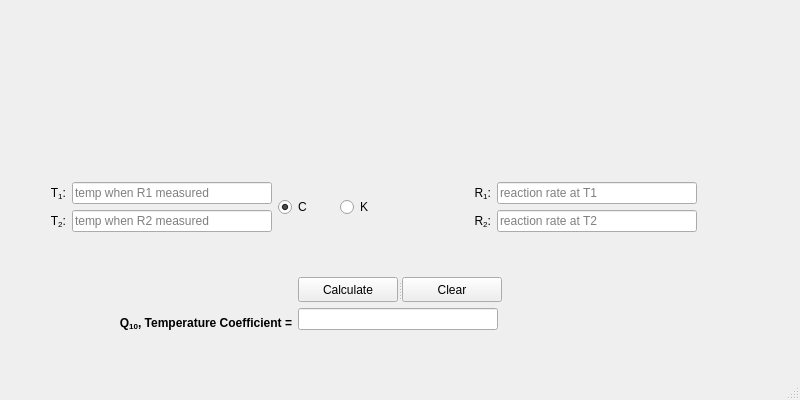
<?xml version="1.0" encoding="UTF-8"?>
<ui version="4.0">
 <class>TempcoWindow</class>
 <widget class="QMainWindow" name="TempcoWindow">
  <property name="geometry">
   <rect>
    <x>0</x>
    <y>0</y>
    <width>800</width>
    <height>400</height>
   </rect>
  </property>
  <property name="windowTitle">
   <string>Temperature Coefficient</string>
  </property>
  <widget class="QWidget" name="centralwidget">
   <layout class="QGridLayout" name="gridLayout_4">
    <item row="0" column="0" colspan="2">
     <widget class="QLabel" name="label">
      <property name="enabled">
       <bool>true</bool>
      </property>
      <property name="maximumSize">
       <size>
        <width>16777215</width>
        <height>89</height>
       </size>
      </property>
      <property name="sizeIncrement">
       <size>
        <width>0</width>
        <height>0</height>
       </size>
      </property>
      <property name="baseSize">
       <size>
        <width>0</width>
        <height>0</height>
       </size>
      </property>
      <property name="pixmap">
       <pixmap resource="resources.qrc">:/resources/logo.png</pixmap>
      </property>
      <property name="scaledContents">
       <bool>false</bool>
      </property>
      <property name="alignment">
       <set>Qt::AlignCenter</set>
      </property>
      <property name="wordWrap">
       <bool>false</bool>
      </property>
     </widget>
    </item>
    <item row="1" column="0">
     <layout class="QGridLayout" name="gridLayout_2">
      <item row="0" column="0">
       <widget class="QLabel" name="label_2">
        <property name="text">
         <string>&lt;html&gt;&lt;head/&gt;&lt;body&gt;&lt;p&gt;T&lt;span style=&quot; vertical-align:sub;&quot;&gt;1&lt;/span&gt;:&lt;/p&gt;&lt;/body&gt;&lt;/html&gt;</string>
        </property>
        <property name="alignment">
         <set>Qt::AlignRight|Qt::AlignTrailing|Qt::AlignVCenter</set>
        </property>
       </widget>
      </item>
      <item row="0" column="1">
       <widget class="QLineEdit" name="t_1">
        <property name="minimumSize">
         <size>
          <width>200</width>
          <height>0</height>
         </size>
        </property>
        <property name="maximumSize">
         <size>
          <width>200</width>
          <height>16777215</height>
         </size>
        </property>
        <property name="inputMask">
         <string/>
        </property>
        <property name="text">
         <string/>
        </property>
        <property name="placeholderText">
         <string>temp when R1 measured</string>
        </property>
       </widget>
      </item>
      <item row="0" column="2" rowspan="2">
       <widget class="QRadioButton" name="celsius1">
        <property name="focusPolicy">
         <enum>Qt::StrongFocus</enum>
        </property>
        <property name="text">
         <string>C</string>
        </property>
        <property name="checked">
         <bool>true</bool>
        </property>
       </widget>
      </item>
      <item row="0" column="3" rowspan="2">
       <widget class="QRadioButton" name="kelvin1">
        <property name="text">
         <string>K</string>
        </property>
        <property name="checked">
         <bool>false</bool>
        </property>
        <property name="autoExclusive">
         <bool>true</bool>
        </property>
       </widget>
      </item>
      <item row="1" column="0">
       <widget class="QLabel" name="label_3">
        <property name="text">
         <string>&lt;html&gt;&lt;head/&gt;&lt;body&gt;&lt;p&gt;T&lt;span style=&quot; vertical-align:sub;&quot;&gt;2&lt;/span&gt;:&lt;/p&gt;&lt;/body&gt;&lt;/html&gt;</string>
        </property>
        <property name="alignment">
         <set>Qt::AlignRight|Qt::AlignTrailing|Qt::AlignVCenter</set>
        </property>
       </widget>
      </item>
      <item row="1" column="1">
       <widget class="QLineEdit" name="t_2">
        <property name="minimumSize">
         <size>
          <width>200</width>
          <height>0</height>
         </size>
        </property>
        <property name="maximumSize">
         <size>
          <width>200</width>
          <height>16777215</height>
         </size>
        </property>
        <property name="placeholderText">
         <string>temp when R2 measured</string>
        </property>
       </widget>
      </item>
     </layout>
    </item>
    <item row="1" column="1">
     <layout class="QGridLayout" name="gridLayout_3">
      <item row="0" column="0">
       <widget class="QLabel" name="label_4">
        <property name="text">
         <string>&lt;html&gt;&lt;head/&gt;&lt;body&gt;&lt;p&gt;R&lt;span style=&quot; vertical-align:sub;&quot;&gt;1&lt;/span&gt;:&lt;/p&gt;&lt;/body&gt;&lt;/html&gt;</string>
        </property>
        <property name="alignment">
         <set>Qt::AlignRight|Qt::AlignTrailing|Qt::AlignVCenter</set>
        </property>
       </widget>
      </item>
      <item row="0" column="1">
       <widget class="QLineEdit" name="r_1">
        <property name="minimumSize">
         <size>
          <width>200</width>
          <height>0</height>
         </size>
        </property>
        <property name="maximumSize">
         <size>
          <width>200</width>
          <height>16777215</height>
         </size>
        </property>
        <property name="inputMask">
         <string/>
        </property>
        <property name="text">
         <string/>
        </property>
        <property name="placeholderText">
         <string>reaction rate at T1</string>
        </property>
       </widget>
      </item>
      <item row="0" column="2">
       <widget class="QLabel" name="label_7">
        <property name="text">
         <string/>
        </property>
       </widget>
      </item>
      <item row="1" column="0">
       <widget class="QLabel" name="label_8">
        <property name="text">
         <string>&lt;html&gt;&lt;head/&gt;&lt;body&gt;&lt;p&gt;R&lt;span style=&quot; vertical-align:sub;&quot;&gt;2&lt;/span&gt;:&lt;/p&gt;&lt;/body&gt;&lt;/html&gt;</string>
        </property>
        <property name="alignment">
         <set>Qt::AlignRight|Qt::AlignTrailing|Qt::AlignVCenter</set>
        </property>
       </widget>
      </item>
      <item row="1" column="1">
       <widget class="QLineEdit" name="r_2">
        <property name="minimumSize">
         <size>
          <width>200</width>
          <height>0</height>
         </size>
        </property>
        <property name="maximumSize">
         <size>
          <width>200</width>
          <height>16777215</height>
         </size>
        </property>
        <property name="placeholderText">
         <string>reaction rate at T2</string>
        </property>
       </widget>
      </item>
      <item row="1" column="2">
       <widget class="QLabel" name="label_9">
        <property name="text">
         <string/>
        </property>
       </widget>
      </item>
     </layout>
    </item>
    <item row="2" column="0" colspan="2">
     <layout class="QGridLayout" name="gridLayout">
      <item row="0" column="1">
       <widget class="QSplitter" name="splitter">
        <property name="orientation">
         <enum>Qt::Horizontal</enum>
        </property>
        <widget class="QPushButton" name="calculate">
         <property name="maximumSize">
          <size>
           <width>100</width>
           <height>25</height>
          </size>
         </property>
         <property name="whatsThis">
          <string>&lt;html&gt;&lt;head/&gt;&lt;body&gt;&lt;p&gt;Click to calculate the equilibrum potential.&lt;/p&gt;&lt;/body&gt;&lt;/html&gt;</string>
         </property>
         <property name="text">
          <string>Calculate</string>
         </property>
        </widget>
        <widget class="QPushButton" name="clear">
         <property name="maximumSize">
          <size>
           <width>100</width>
           <height>25</height>
          </size>
         </property>
         <property name="whatsThis">
          <string>&lt;html&gt;&lt;head/&gt;&lt;body&gt;&lt;p&gt;Click to calculate the equilibrum potential.&lt;/p&gt;&lt;/body&gt;&lt;/html&gt;</string>
         </property>
         <property name="text">
          <string>Clear</string>
         </property>
        </widget>
       </widget>
      </item>
      <item row="1" column="0">
       <widget class="QLabel" name="label_6">
        <property name="minimumSize">
         <size>
          <width>0</width>
          <height>0</height>
         </size>
        </property>
        <property name="text">
         <string>&lt;html&gt;&lt;head/&gt;&lt;body&gt;&lt;p&gt;&lt;span style=&quot; font-weight:600;&quot;&gt;Q&lt;/span&gt;&lt;span style=&quot; font-weight:600; vertical-align:sub;&quot;&gt;10&lt;/span&gt;&lt;span style=&quot; font-weight:600;&quot;&gt;, Temperature Coefficient =&lt;/span&gt;&lt;/p&gt;&lt;/body&gt;&lt;/html&gt;</string>
        </property>
        <property name="alignment">
         <set>Qt::AlignBottom|Qt::AlignRight|Qt::AlignTrailing</set>
        </property>
        <property name="margin">
         <number>5</number>
        </property>
        <property name="indent">
         <number>-1</number>
        </property>
       </widget>
      </item>
      <item row="1" column="1">
       <widget class="QLineEdit" name="q_10">
        <property name="maximumSize">
         <size>
          <width>200</width>
          <height>16777215</height>
         </size>
        </property>
        <property name="alignment">
         <set>Qt::AlignBottom|Qt::AlignLeading|Qt::AlignLeft</set>
        </property>
       </widget>
      </item>
      <item row="1" column="2">
       <widget class="QLabel" name="label_5">
        <property name="text">
         <string/>
        </property>
       </widget>
      </item>
     </layout>
    </item>
   </layout>
  </widget>
  <widget class="QMenuBar" name="menubar">
   <property name="geometry">
    <rect>
     <x>0</x>
     <y>0</y>
     <width>800</width>
     <height>22</height>
    </rect>
   </property>
  </widget>
  <widget class="QStatusBar" name="statusbar"/>
 </widget>
 <resources>
  <include location="resources.qrc"/>
 </resources>
 <connections/>
</ui>
